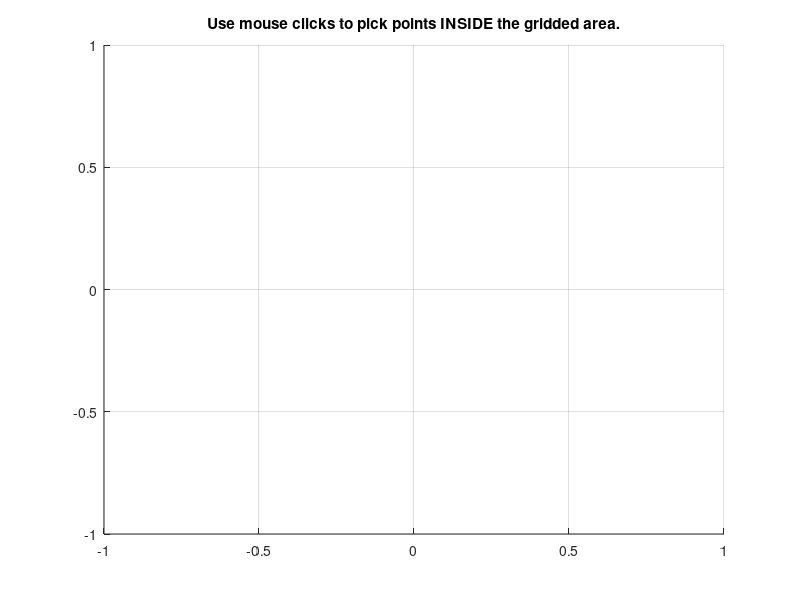

This figure's MATLAB source: (Note: this script raises an error after producing the figure.)
function [xy, spcv] = getcurve 
%GETCURVE  Interactive creation of a cubic spline curve.
%
%   [xy, spcv] = getcurve;  asks for a point sequence to be specified
%   by mouse clicks on a grid provided.
%   The points picked are available in the array XY.
%   The spline curve is available in SPCV.
%   A closed curve will be drawn if the first and last point are
%   sufficiently close to each other.
%   Repeated points create a corner in the curve.

%   Copyright 1987-2008 The MathWorks, Inc.
% $Revision: 1.1.6.1 $

w = [-1 1 -1 1];  % start with the unit square
clf, axis(w), hold on, grid on

title('Use mouse clicks to pick points INSIDE the gridded area.')
pts = line('Xdata',NaN,'Ydata',NaN,'marker','o','erase','none');

maxpnts = 100; xy = zeros(2,maxpnts);
while 1
   for j=1:maxpnts
      [x,y] = ginput(1);
      if isempty(x)||x<w(1)||x>w(2)||y<w(3)||y>w(4), break, end
      xy(:,j) = [x;y];
      if j>1
         set(pts,'Xdata',xy(1,1:j),'Ydata',xy(2,1:j))
      else
         set(pts,'Xdata',x,'Ydata',y)
         xlabel('When you are done, click OUTSIDE the gridded area.')
      end
   end
   if j>1, break, end
   xlabel(' You need to click INSIDE the gridded area at least once')
end 

title(' ')
xlabel(' done ')
xy(:,j:maxpnts)=[];
if norm(xy(:,1)-xy(:,j-1))<.05, xy(:,j-1)=xy(:,1); end
set(pts,'Xdata',xy(1,:),'Ydata',xy(2,:),'erase','xor','linestyle','none')
spcv = cscvn(xy); fnplt(spcv), hold off
